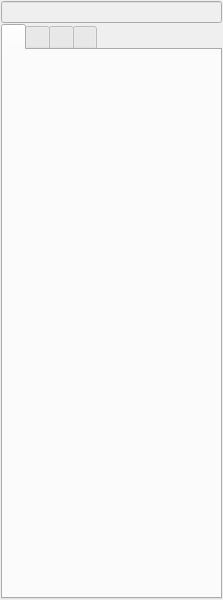
<?xml version="1.0" encoding="UTF-8"?>
<ui version="4.0">
 <class>ACC_NavigationWidget</class>
 <widget class="QWidget" name="ACC_NavigationWidget">
  <property name="geometry">
   <rect>
    <x>0</x>
    <y>0</y>
    <width>223</width>
    <height>600</height>
   </rect>
  </property>
  <property name="windowTitle">
   <string>Navigation</string>
  </property>
  <layout class="QGridLayout" name="gridLayout">
   <property name="leftMargin">
    <number>1</number>
   </property>
   <property name="topMargin">
    <number>1</number>
   </property>
   <property name="rightMargin">
    <number>1</number>
   </property>
   <property name="bottomMargin">
    <number>1</number>
   </property>
   <property name="horizontalSpacing">
    <number>3</number>
   </property>
   <property name="verticalSpacing">
    <number>1</number>
   </property>
   <item row="1" column="0">
    <widget class="QTabWidget" name="tabWidget">
     <property name="toolTip">
      <string/>
     </property>
     <property name="tabPosition">
      <enum>QTabWidget::North</enum>
     </property>
     <property name="currentIndex">
      <number>0</number>
     </property>
     <property name="iconSize">
      <size>
       <width>16</width>
       <height>16</height>
      </size>
     </property>
     <property name="tabsClosable">
      <bool>false</bool>
     </property>
     <property name="movable">
      <bool>false</bool>
     </property>
     <widget class="QWidget" name="tabCustomer">
      <property name="toolTip">
       <string>Customer</string>
      </property>
      <attribute name="icon">
       <iconset resource="../../../db/src/gui/db.qrc">
        <normaloff>:/images/icons/group_edit.png</normaloff>:/images/icons/group_edit.png</iconset>
      </attribute>
      <attribute name="title">
       <string/>
      </attribute>
      <attribute name="toolTip">
       <string>Customer Branch</string>
      </attribute>
     </widget>
     <widget class="QWidget" name="tabSupplier">
      <property name="toolTip">
       <string>Supplier</string>
      </property>
      <attribute name="icon">
       <iconset resource="../../../db/src/gui/db.qrc">
        <normaloff>:/images/icons/group_gear.png</normaloff>:/images/icons/group_gear.png</iconset>
      </attribute>
      <attribute name="title">
       <string/>
      </attribute>
      <attribute name="toolTip">
       <string>Supplier</string>
      </attribute>
     </widget>
     <widget class="QWidget" name="tabAsset">
      <property name="toolTip">
       <string>Assets</string>
      </property>
      <attribute name="icon">
       <iconset resource="../../../db/src/gui/db.qrc">
        <normaloff>:/images/icons/house.png</normaloff>:/images/icons/house.png</iconset>
      </attribute>
      <attribute name="title">
       <string/>
      </attribute>
      <attribute name="toolTip">
       <string>Assets</string>
      </attribute>
     </widget>
     <widget class="QWidget" name="tabStockItem">
      <property name="toolTip">
       <string>Stock Items</string>
      </property>
      <attribute name="icon">
       <iconset resource="../../../db/src/gui/db.qrc">
        <normaloff>:/images/icons/bricks.png</normaloff>:/images/icons/bricks.png</iconset>
      </attribute>
      <attribute name="title">
       <string/>
      </attribute>
      <attribute name="toolTip">
       <string>Stock Items</string>
      </attribute>
     </widget>
    </widget>
   </item>
   <item row="0" column="0">
    <widget class="QLineEdit" name="leProject">
     <property name="enabled">
      <bool>false</bool>
     </property>
     <property name="readOnly">
      <bool>true</bool>
     </property>
    </widget>
   </item>
  </layout>
 </widget>
 <resources>
  <include location="../../../db/src/gui/db.qrc"/>
 </resources>
 <connections/>
</ui>
